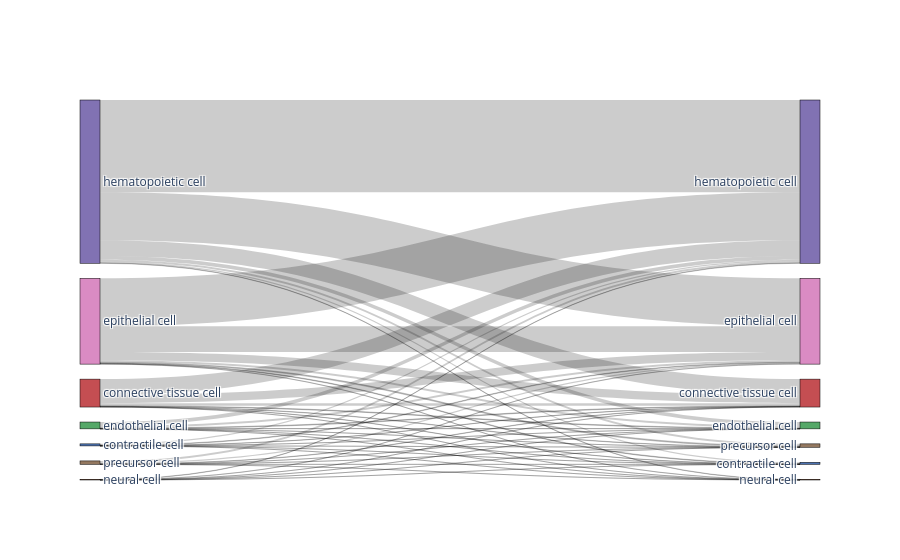
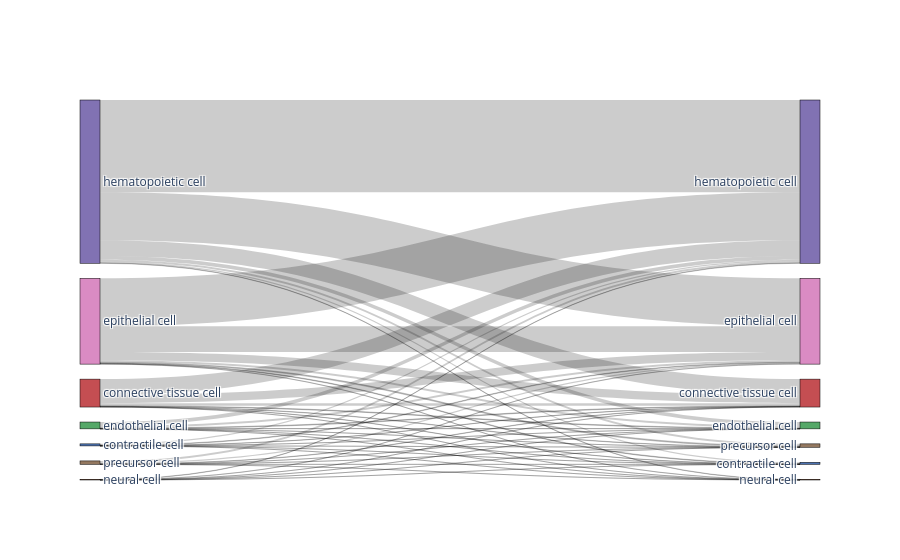

Notebook source saved alongside these figures, in order:
### Code cell
# Compare to random assignment
import random
random.seed(1)
adata_predicted.obs['random_labeling'] = list(adata_predicted.obs[celltype].sample(frac=1))

bc.tl.report(
    adata_pred=adata_predicted,
    celltype=celltype, 
    method="compare_to_random_" + method, 
    analysis_name=analysis_name,
    train_datasets = adata_trains,
    test_dataset = adata_orig,
    merge = merge,
    name_prediction="random_labeling",
    name_report="compare_to_random_auto_annot", 
    use_raw=use_raw,
    remove_nonshared=False, 
    clustering='leiden', 
    asymmetric_matrix=True, 
    delimiter='\t', 
    verbose=True)

### Figure 1 — Plotly figure (JSON) as saved in the notebook; plotly's stock layout.template omitted (floating-point values rounded to 4 significant figures)
{"data": [{"link": {"source": [1, 1, 1, 1, 1, 1, 1, 6, 6, 6, 6, 6, 6, 6, 3, 3, 3, 3, 3, 3, 3, 2, 2, 2, 2, 2, 2, 2, 5, 5, 5, 5, 5, 5, 5, 4, 4, 4, 4, 4, 4, 0, 0, 0, 0, 0, 0, 0], "target": [11, 10, 7, 8, 9, 13, 12, 11, 10, 7, 8, 9, 13, 12, 11, 10, 7, 8, 9, 13, 12, 11, 10, 7, 8, 9, 13, 12, 11, 10, 7, 8, 9, 13, 12, 11, 10, 7, 8, 9, 13, 11, 10, 7, 8, 9, 13, 12], "value": [24721, 13308, 4314, 316, 1053, 514, 95, 986, 550, 167, 17, 31, 24, 6, 8147, 4253, 1357, 106, 323, 185, 38, 1992, 1035, 342, 23, 90, 39, 5, 619, 294, 105, 6, 24, 11, 4, 177, 104, 28, 2, 10, 5, 47664, 24777, 8096, 593, 1995, 1003, 178]}, "node": {"color": ["#8172b3", "#da8bc3", "#55a868", "#c44e52", "#dd8452", "#4c72b0", "#937860", "#c44e52", "#4c72b0", "#55a868", "#da8bc3", "#8172b3", "#dd8452", "#937860"], "label": ["hematopoietic cell", "epithelial cell", "endothelial cell", "connective tissue cell", "neural cell", "contractile cell", "precursor cell", "connective tissue cell", "contractile cell", "endothelial cell", "epithelial cell", "hematopoietic cell", "neural cell", "precursor cell"], "line": {"color": "black", "width": 0.5}, "pad": 15, "thickness": 20}, "type": "sankey"}], "layout": {}}

### Figure 2 — Plotly figure (JSON) as saved in the notebook; plotly's stock layout.template omitted (floating-point values rounded to 4 significant figures)
{"data": [{"link": {"source": [1, 1, 1, 1, 1, 1, 1, 6, 6, 6, 6, 6, 6, 6, 3, 3, 3, 3, 3, 3, 3, 2, 2, 2, 2, 2, 2, 2, 5, 5, 5, 5, 5, 5, 5, 4, 4, 4, 4, 4, 4, 0, 0, 0, 0, 0, 0, 0], "target": [11, 10, 7, 8, 9, 13, 12, 11, 10, 7, 8, 9, 13, 12, 11, 10, 7, 8, 9, 13, 12, 11, 10, 7, 8, 9, 13, 12, 11, 10, 7, 8, 9, 13, 12, 11, 10, 7, 8, 9, 13, 11, 10, 7, 8, 9, 13, 12], "value": [24721, 13308, 4314, 316, 1053, 514, 95, 986, 550, 167, 17, 31, 24, 6, 8147, 4253, 1357, 106, 323, 185, 38, 1992, 1035, 342, 23, 90, 39, 5, 619, 294, 105, 6, 24, 11, 4, 177, 104, 28, 2, 10, 5, 47664, 24777, 8096, 593, 1995, 1003, 178]}, "node": {"color": ["#8172b3", "#da8bc3", "#55a868", "#c44e52", "#dd8452", "#4c72b0", "#937860", "#c44e52", "#4c72b0", "#55a868", "#da8bc3", "#8172b3", "#dd8452", "#937860"], "label": ["hematopoietic cell", "epithelial cell", "endothelial cell", "connective tissue cell", "neural cell", "contractile cell", "precursor cell", "connective tissue cell", "contractile cell", "endothelial cell", "epithelial cell", "hematopoietic cell", "neural cell", "precursor cell"], "line": {"color": "black", "width": 0.5}, "pad": 15, "thickness": 20}, "type": "sankey"}], "layout": {}}
